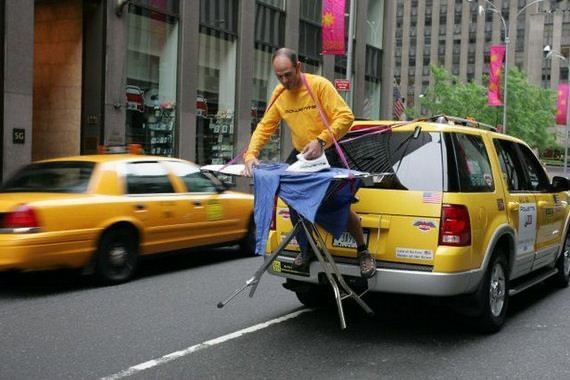
#> input picture LLMDet/llava/serve/examples/extreme_ironing.jpg, 570 x 380 px
$ python -i randaugment.py   (imports and definitions only)
#> lines starting #> are read from the running program, lines starting #| are printed output that depends on the picture
#> further down, picture is the input picture: shape (380, 570, 3); mean B, G, R 76.8, 92, 99
import cv2
import numpy as np


## aug functions
def identity_func(img):
    return img


def autocontrast_func(img, cutoff=0):
    '''
        same output as PIL.ImageOps.autocontrast
    '''
    n_bins = 256

    def tune_channel(ch):
        n = ch.size
#> n = 216600
        cut = cutoff * n // 100
#> cut = 0
        if cut == 0:
            high, low = ch.max(), ch.min()
#> high = 255; low = 0
        else:
            hist = cv2.calcHist([ch], [0], None, [n_bins], [0, n_bins])
            low = np.argwhere(np.cumsum(hist) > cut)
            low = 0 if low.shape[0] == 0 else low[0]
            high = np.argwhere(np.cumsum(hist[::-1]) > cut)
            high = n_bins - 1 if high.shape[0] == 0 else n_bins - 1 - high[0]
        if high <= low:
            table = np.arange(n_bins)
        else:
            scale = (n_bins - 1) / (high - low)
#> scale = 1
            offset = -low * scale
#> offset = 0
            table = np.arange(n_bins) * scale + offset
#> table = 256 values from 0 to 255
            table[table < 0] = 0
            table[table > n_bins - 1] = n_bins - 1
        table = table.clip(0, 255).astype(np.uint8)
        return table[ch]
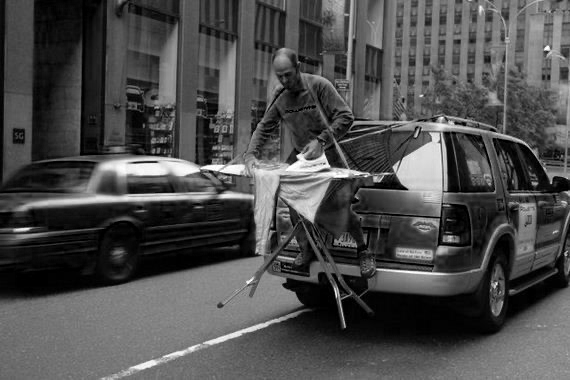
#> returned value: shape (380, 570); min 0, max 255, mean 76.8

    channels = [tune_channel(ch) for ch in cv2.split(img)]
#> in tune_channel (call 2), `return table[ch]`:
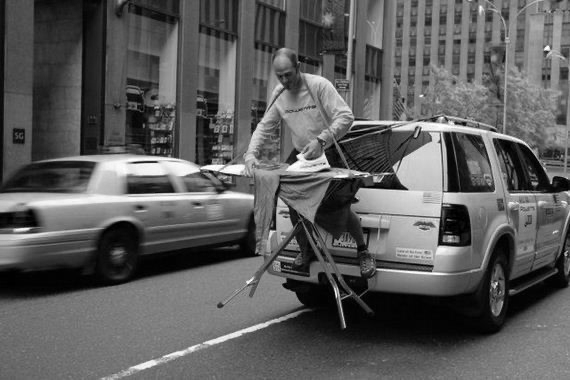
#> returned value: shape (380, 570); min 0, max 255, mean 92
#> in tune_channel (call 3), `return table[ch]`:
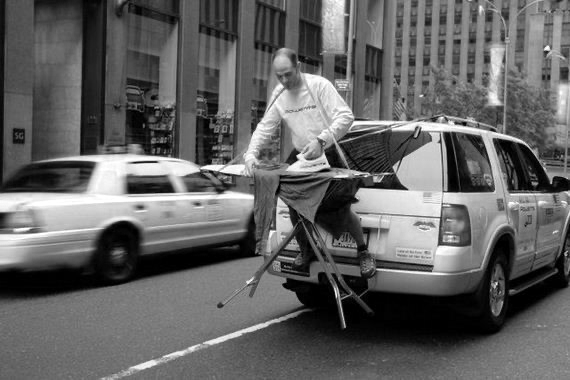
#> returned value: shape (380, 570); min 0, max 255, mean 99
#> channels = 3 items
    out = cv2.merge(channels)
    return out


# [162 lines left out: functions equalize_func, rotate_func, solarize_func, color_func, contrast_func, brightness_func and 7 more, not called in this run]


### level to args
def enhance_level_to_args(MAX_LEVEL):
    def level_to_args(level):
        return ((level / MAX_LEVEL) * 1.8 + 0.1,)
    return level_to_args


def shear_level_to_args(MAX_LEVEL, replace_value):
    # [4 lines left out: function level_to_args, not called in this run]

    return level_to_args


def translate_level_to_args(translate_const, MAX_LEVEL, replace_value):
    # [4 lines left out: function level_to_args, not called in this run]

    return level_to_args


# [6 lines left out: function cutout_level_to_args, not called in this run]


def solarize_level_to_args(MAX_LEVEL):
    def level_to_args(level):
        level = int((level / MAX_LEVEL) * 256)
        return (level, )
    return level_to_args


def none_level_to_args(level):
    return ()


def posterize_level_to_args(MAX_LEVEL):
    def level_to_args(level):
        level = int((level / MAX_LEVEL) * 4)
        return (level, )
    return level_to_args


def rotate_level_to_args(MAX_LEVEL, replace_value):
    # [5 lines left out: function level_to_args, not called in this run]

    return level_to_args


func_dict = {
    'Identity': identity_func,
    'AutoContrast': autocontrast_func,
    'Equalize': equalize_func,
    'Rotate': rotate_func,
    'Solarize': solarize_func,
    'Color': color_func,
    'Contrast': contrast_func,
    'Brightness': brightness_func,
    'Sharpness': sharpness_func,
    'ShearX': shear_x_func,
    'TranslateX': translate_x_func,
    'TranslateY': translate_y_func,
    'Posterize': posterize_func,
    'ShearY': shear_y_func,
}

translate_const = 10
MAX_LEVEL = 10
replace_value = (128, 128, 128)
arg_dict = {
    'Identity': none_level_to_args,
    'AutoContrast': none_level_to_args,
    'Equalize': none_level_to_args,
    'Rotate': rotate_level_to_args(MAX_LEVEL, replace_value),
    'Solarize': solarize_level_to_args(MAX_LEVEL),
    'Color': enhance_level_to_args(MAX_LEVEL),
    'Contrast': enhance_level_to_args(MAX_LEVEL),
    'Brightness': enhance_level_to_args(MAX_LEVEL),
    'Sharpness': enhance_level_to_args(MAX_LEVEL),
    'ShearX': shear_level_to_args(MAX_LEVEL, replace_value),
    'TranslateX': translate_level_to_args(
        translate_const, MAX_LEVEL, replace_value
    ),
    'TranslateY': translate_level_to_args(
        translate_const, MAX_LEVEL, replace_value
    ),
    'Posterize': posterize_level_to_args(MAX_LEVEL),
    'ShearY': shear_level_to_args(MAX_LEVEL, replace_value),
}


class RandomAugment(object):

    # [8 lines left out: function __init__, not called in this run]

    def get_random_ops(self):
        sampled_ops = np.random.choice(self.augs, self.N)
        return [(op, 0.5, self.M) for op in sampled_ops]

    # [10 lines left out: function __call__, not called in this run]


# [4 lines not run here, left out]

>>> import cv2
>>> picture = cv2.imread('../../llava/serve/examples/extreme_ironing.jpg')
>>> result = autocontrast_func(picture)
